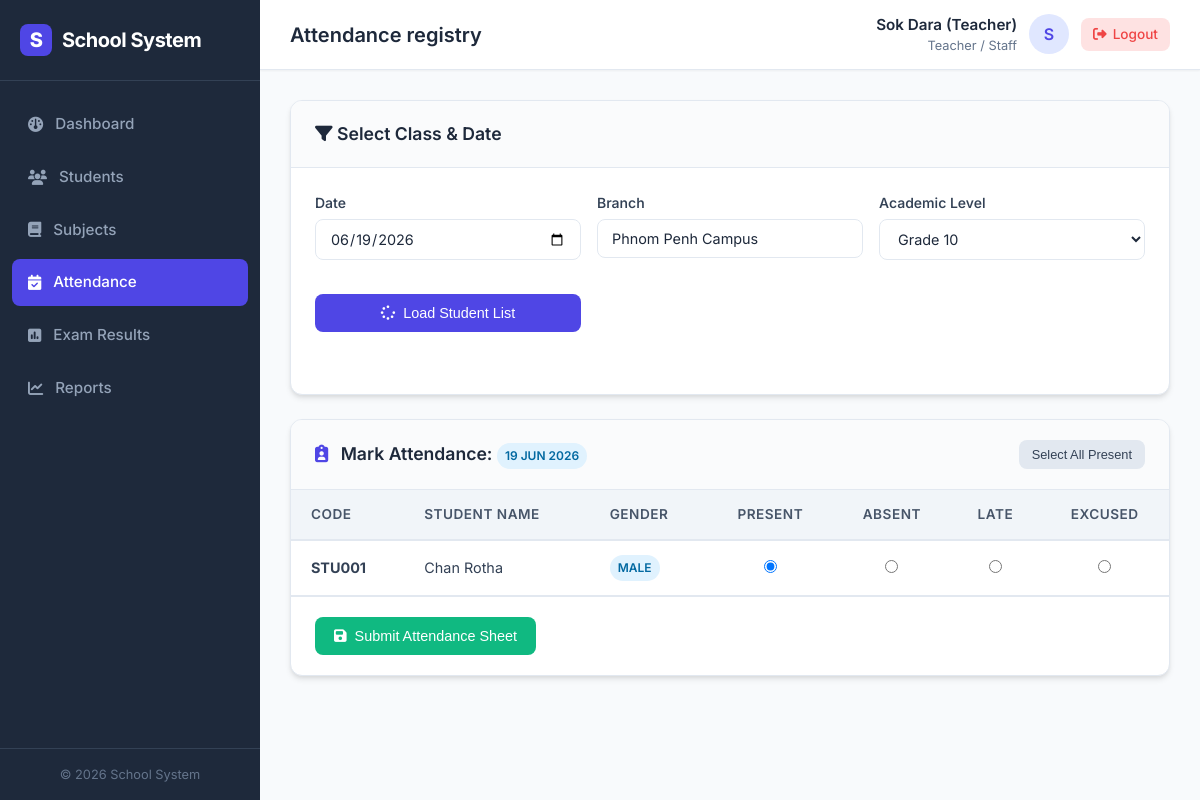
Page /attendance.php?level_id=1 (signed in) on the committed database.
### tables this page shows
CREATE TABLE IF NOT EXISTS `branches` (
    `id` INT AUTO_INCREMENT PRIMARY KEY,
    `name` VARCHAR(100) NOT NULL,
    `address` VARCHAR(255) NULL,
    `phone` VARCHAR(20) NULL,
    `created_at` TIMESTAMP DEFAULT CURRENT_TIMESTAMP
);

CREATE TABLE IF NOT EXISTS `students` (
    `id` INT AUTO_INCREMENT PRIMARY KEY,
    `student_code` VARCHAR(20) NOT NULL UNIQUE,
    `name` VARCHAR(100) NOT NULL,
    `gender` ENUM('Male', 'Female') NOT NULL,
    `dob` DATE NULL,
    `phone` VARCHAR(20) NULL,
    `branch_id` INT NOT NULL,
    `level_id` INT NOT NULL,
    `created_at` TIMESTAMP DEFAULT CURRENT_TIMESTAMP,
    FOREIGN KEY (`branch_id`) REFERENCES `branches`(`id`) ON DELETE CASCADE,
    FOREIGN KEY (`level_id`) REFERENCES `levels`(`id`) ON DELETE CASCADE
);

### attendance.php (the view, shortened to what this page needs)
<?php
require_once 'header.php';
$levels_res = $conn->query("SELECT id, name FROM levels ORDER BY name ASC");
$levels_list = [];
while ($lv = $levels_res->fetch_assoc()) {
    $levels_list[] = $lv;
}
if ($user_role === 'super_admin') {
    $branches_res = $conn->query("SELECT id, name FROM branches ORDER BY name ASC");
} else {
    $teacher_branch_id = $_SESSION['branch_id'] ?? 0;
    $branches_res = $conn->query("SELECT id, name FROM branches WHERE id = $teacher_branch_id");
}
$branches_list = [];
while ($br = $branches_res->fetch_assoc()) {
    $branches_list[] = $br;
}
$selected_date = isset($_GET['date']) ? trim($_GET['date']) : date('Y-m-d');
$selected_branch = isset($_GET['branch_id']) ? intval($_GET['branch_id']) : 0;
$selected_level = isset($_GET['level_id']) ? intval($_GET['level_id']) : 0;
if ($user_role !== 'super_admin') {
    $selected_branch = intval($_SESSION['branch_id']);
}
$students_list = [];
$attendance_records = [];
if ($selected_branch > 0 && $selected_level > 0) {
    $stmt = $conn->prepare("SELECT id, student_code, name, gender FROM students WHERE branch_id = ? AND level_id = ? ORDER BY name ASC");
    $stmt->bind_param("ii", $selected_branch, $selected_level);
    $stmt->execute();
    $students_res = $stmt->get_result();
    while ($student = $students_res->fetch_assoc()) {
        $students_list[] = $student;
    }
    if (count($students_list) > 0) {
        $student_ids = array_column($students_list, 'id');
        $id_placeholders = implode(',', array_fill(0, count($student_ids), '?'));
        $att_query = "SELECT student_id, status FROM attendance WHERE date = ? AND student_id IN ($id_placeholders)";
        $stmt_att = $conn->prepare($att_query);
        $types = "s" . str_repeat("i", count($student_ids));
        $bind_params = array_merge([$selected_date], $student_ids);
        $stmt_att->bind_param($types, ...$bind_params);
        $stmt_att->execute();
        $att_res = $stmt_att->get_result();
        while ($att_row = $att_res->fetch_assoc()) {
            $attendance_records[$att_row['student_id']] = $att_row['status'];
        }
    }
}
?>
<div class="card">
    <div class="card-header">
        <h2 class="card-title"><i class="fa-solid fa-filter"></i> Select Class & Date</h2>
    </div>
    <div class="card-body">
        <form action="attendance.php" method="GET">
            <div class="form-grid">
                <div class="form-group">
                    <label for="date">Date</label>
                    <input type="date" id="date" name="date" class="form-control" value="<?php echo htmlspecialchars($selected_date); ?>" required>
                </div>
                <?php if ($user_role === 'super_admin'): ?>
                    <div class="form-group">
                        <label for="branch_id">Branch</label>
                        <select id="branch_id" name="branch_id" class="form-control" required>
                            <option value="">-- Select Branch --</option>
                            <?php foreach($branches_list as $br): ?>
                                <option value="<?php echo $br['id']; ?>" <?php echo ($selected_branch === intval($br['id'])) ? 'selected' : ''; ?>>
                                    <?php echo htmlspecialchars($br['name']); ?>
                                </option>
                            <?php endforeach; ?>
                        </select>
                    </div>
                <?php else: ?>
                    <div class="form-group">
                        <label>Branch</label>
                        <input type="text" class="form-control" value="<?php echo htmlspecialchars($branches_list[0]['name']); ?>" readonly>
                    </div>
                <?php endif; ?>
                <div class="form-group">
                    <label for="level_id">Academic Level</label>
                    <select id="level_id" name="level_id" class="form-control" required>
                        <?php foreach($levels_list as $lv): ?>
                            <option value="<?php echo $lv['id']; ?>" <?php echo ($selected_level === intval($lv['id'])) ? 'selected' : ''; ?>>
                                <?php echo htmlspecialchars($lv['name']); ?>
                            </option>
                        <?php endforeach; ?>
                    </select>
                </div>
                <div class="form-group" style="display: flex; align-items: flex-end;">
                    <button type="submit" class="btn btn-primary" style="width: 100%;">
                        <i class="fa-solid fa-spinner"></i> Load Student List
                    </button>
                </div>
            </div>
        </form>
    </div>
</div>
<?php if ($selected_branch > 0 && $selected_level > 0): ?>
    <div class="card animate-fade-in">
        <div class="card-header" style="display:flex; justify-content:space-between; align-items:center;">
            <h2 class="card-title">
                <i class="fa-solid fa-clipboard-user" style="color:var(--primary); margin-right:8px;"></i>
                Mark Attendance:
                <span class="badge badge-info"><?php echo date('d M Y', strtotime($selected_date)); ?></span>
            </h2>
            <div>
                <button type="button" class="btn btn-secondary btn-sm" onclick="markAll('Present')">Select All Present</button>
            </div>
        </div>
        <form action="attendance.php?date=<?php echo urlencode($selected_date); ?>&branch_id=<?php echo $selected_branch; ?>&level_id=<?php echo $selected_level; ?>" method="POST">
            <div class="card-body" style="padding: 0;">
                <div class="table-responsive">
                    <table class="table">
                        <thead>
                            <tr>
                                <th>Code</th>
                                <th>Student Name</th>
                                <th>Gender</th>
                                <th style="text-align: center;">Present</th>
                                <th style="text-align: center;">Absent</th>
                                <th style="text-align: center;">Late</th>
                                <th style="text-align: center;">Excused</th>
                            </tr>
                        </thead>
                        <tbody>
                            <?php if (count($students_list) > 0): ?>
                                <?php foreach($students_list as $student): ?>
                                    <?php
                                    $saved_status = $attendance_records[$student['id']] ?? 'Present';
                                    ?>
                                    <tr>
                                        <td><strong><?php echo htmlspecialchars($student['student_code']); ?></strong></td>
                                        <td><?php echo htmlspecialchars($student['name']); ?></td>
                                        <td>
                                            <span class="badge <?php echo $student['gender'] === 'Male' ? 'badge-info' : 'badge-warning'; ?>">
                                                <?php echo htmlspecialchars($student['gender']); ?>
                                            </span>
                                        </td>
                                        <td style="text-align: center;">
                                            <input type="radio" name="status[<?php echo $student['id']; ?>]" value="Present" class="att-radio radio-present" <?php echo $saved_status === 'Present' ? 'checked' : ''; ?>>
                                        </td>
                                        <td style="text-align: center;">
                                            <input type="radio" name="status[<?php echo $student['id']; ?>]" value="Absent" class="att-radio radio-absent" <?php echo $saved_status === 'Absent' ? 'checked' : ''; ?>>
                                        </td>
                                        <td style="text-align: center;">
                                            <input type="radio" name="status[<?php echo $student['id']; ?>]" value="Late" class="att-radio radio-late" <?php echo $saved_status === 'Late' ? 'checked' : ''; ?>>
                                        </td>
                                        <td style="text-align: center;">
                                            <input type="radio" name="status[<?php echo $student['id']; ?>]" value="Excused" class="att-radio radio-excused" <?php echo $saved_status === 'Excused' ? 'checked' : ''; ?>>
                                        </td>
                                    </tr>
                                <?php endforeach; ?>
                            <?php else: ?>
                                <tr>
                                    <td colspan="7" style="text-align: center; padding: 24px; color: #64748b;">No students found in this class. Add students before marking attendance.</td>
                                </tr>
                            <?php endif; ?>
                        </tbody>
                    </table>
                </div>
            </div>
            <?php if (count($students_list) > 0): ?>
                <div class="card-body" style="border-top:1px solid var(--border); padding: 20px 24px;">
                    <button type="submit" name="save_attendance" class="btn btn-success">
                        <i class="fa-solid fa-floppy-disk"></i> Submit Attendance Sheet
                    </button>
                </div>
            <?php endif; ?>
        </form>
    </div>
<?php endif; ?>
<?php
require_once 'footer.php';
?>

### style.css (style rules this page uses)
:root { --primary: #4f46e5; --primary-hover: #4338ca; --primary-light: #e0e7ff; --secondary: #10b981; --secondary-hover: #059669; --danger: #ef4444; --danger-hover: #dc2626; --warning: #f59e0b; --warning-hover: #d97706; --info: #06b6d4; --dark: #1e293b; --dark-light: #334155; --light: #f8fafc; --border: #e2e8f0; --white: #ffffff; --font: 'Inter', -apple-system, BlinkMacSystemFont, "Segoe UI", Roboto, sans-serif; --shadow-sm: 0 1px 2px 0 rgba(0, 0, 0, 0.05); --shadow: 0 4px 6px -1px rgba(0, 0, 0, 0.1), 0 2px 4px -1px rgba(0, 0, 0, 0.06); --shadow-md: 0 10px 15px -3px rgba(0, 0, 0, 0.1), 0 4px 6px -2px rgba(0, 0, 0, 0.05); --radius: 12px; --radius-sm: 8px; --transition: all 0.25s cubic-bezier(0.4, 0, 0.2, 1); }
* { margin: 0; padding: 0; box-sizing: border-box; }
body { font-family: var(--font); background-color: var(--light); color: var(--dark); line-height: 1.5; overflow-x: hidden; }
.card { background-color: var(--white); border-radius: var(--radius); box-shadow: var(--shadow); border: 1px solid var(--border); margin-bottom: 24px; overflow: hidden; }
.card-header { padding: 20px 24px; border-bottom: 1px solid var(--border); display: flex; align-items: center; justify-content: space-between; background-color: #fafbfc; }
.card-title { font-size: 1.1rem; font-weight: 600; color: var(--dark); }
.card-body { padding: 24px; }
.btn { display: inline-flex; align-items: center; justify-content: center; gap: 8px; padding: 10px 18px; font-size: 0.9rem; font-weight: 500; border-radius: var(--radius-sm); cursor: pointer; border: 1px solid transparent; transition: var(--transition); }
.btn-primary { background-color: var(--primary); color: var(--white); }
.btn-secondary { background-color: #e2e8f0; color: var(--dark-light); }
.btn-success { background-color: var(--secondary); color: var(--white); }
.btn-sm { padding: 6px 12px; font-size: 0.8rem; }
.form-grid { display: grid; grid-template-columns: repeat(auto-fit, minmax(200px, 1fr)); gap: 16px; margin-bottom: 20px; }
.form-group { margin-bottom: 18px; }
.form-group label { display: block; font-size: 0.875rem; font-weight: 550; color: var(--dark-light); margin-bottom: 6px; }
.form-control { width: 100%; padding: 10px 14px; font-size: 0.9rem; font-family: var(--font); color: var(--dark); background-color: var(--white); border: 1px solid var(--border); border-radius: var(--radius-sm); outline: none; transition: var(--transition); }
.table-responsive { width: 100%; overflow-x: auto; }
.table { width: 100%; border-collapse: collapse; text-align: left; }
.table th { padding: 14px 20px; background-color: #f1f5f9; color: #475569; font-size: 0.85rem; font-weight: 600; text-transform: uppercase; letter-spacing: 0.5px; border-bottom: 2px solid var(--border); }
.table td { padding: 14px 20px; border-bottom: 1px solid var(--border); font-size: 0.9rem; color: var(--dark-light); vertical-align: middle; }
.badge { display: inline-flex; align-items: center; padding: 4px 8px; border-radius: 9999px; font-size: 0.75rem; font-weight: 600; text-transform: uppercase; }
.badge-info { background-color: #e0f2fe; color: #0369a1; }

### rows in the picture
branches: name "Phnom Penh Campus"
students: student_code "STU001", name "Chan Rotha", gender "MALE", id "☑"

### other values in the picture
$user_name "Sok Dara (Teacher)"
substr($user_name, 0, 1) "S"
date('d M Y', strtotime($selected_date)) "19 JUN 2026"
form field level_id "Grade 10"
